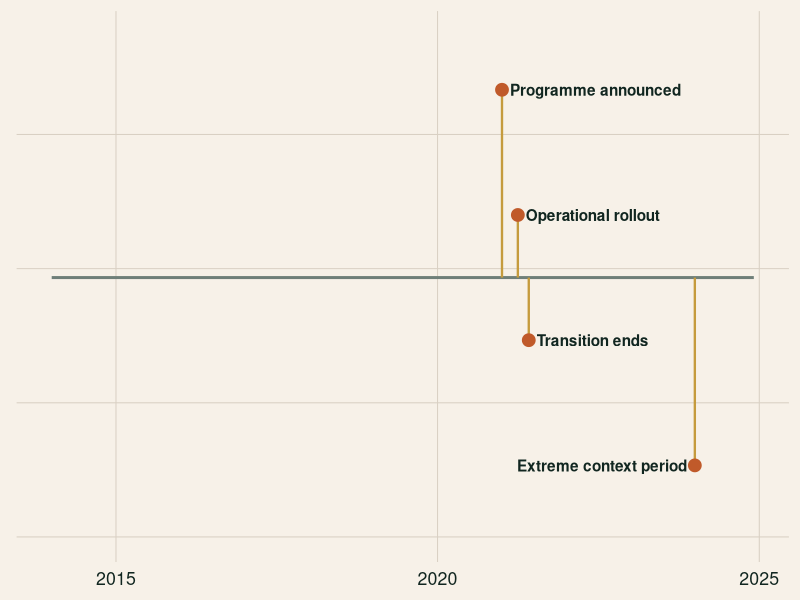
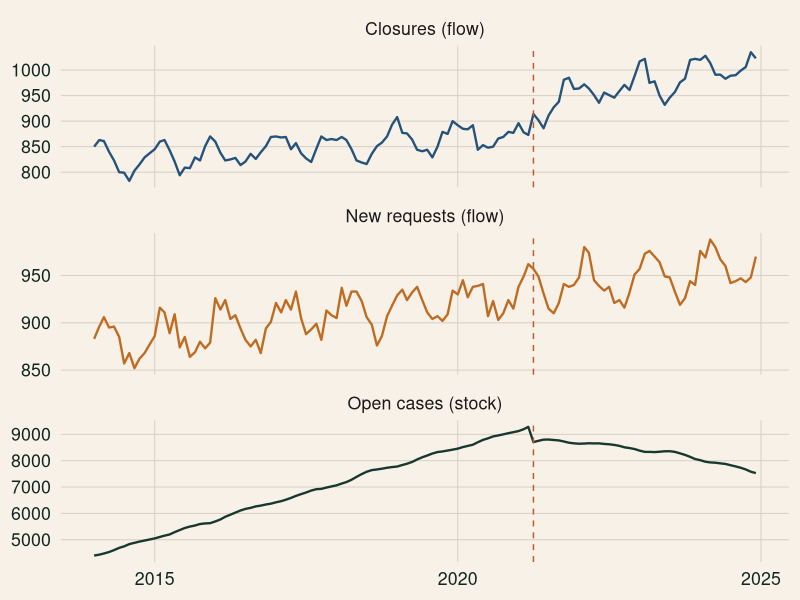
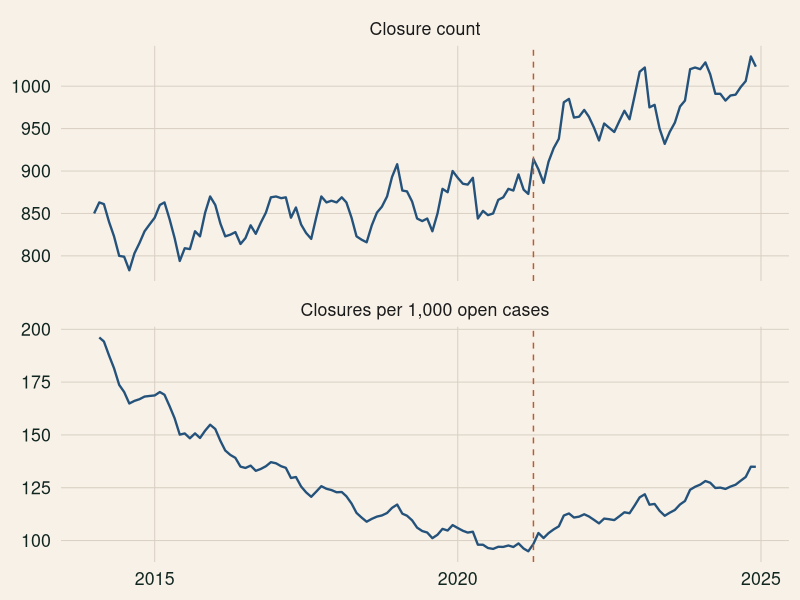
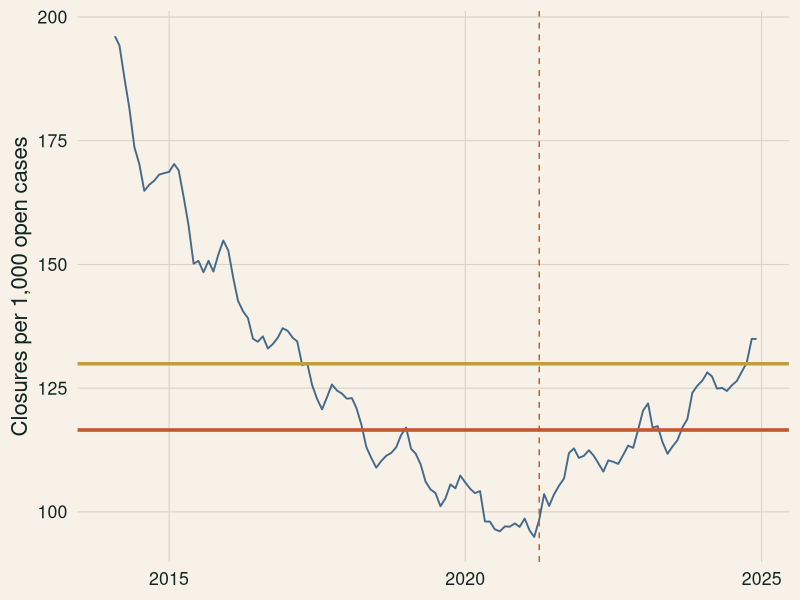
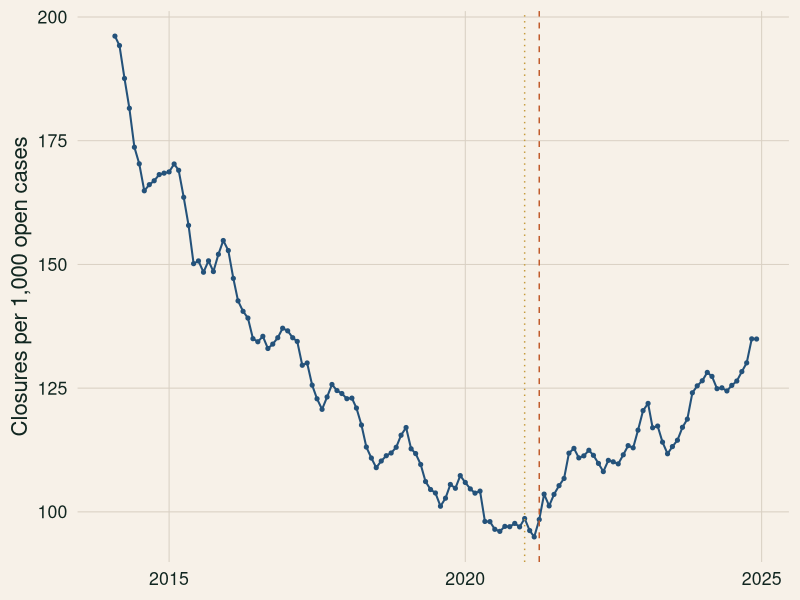
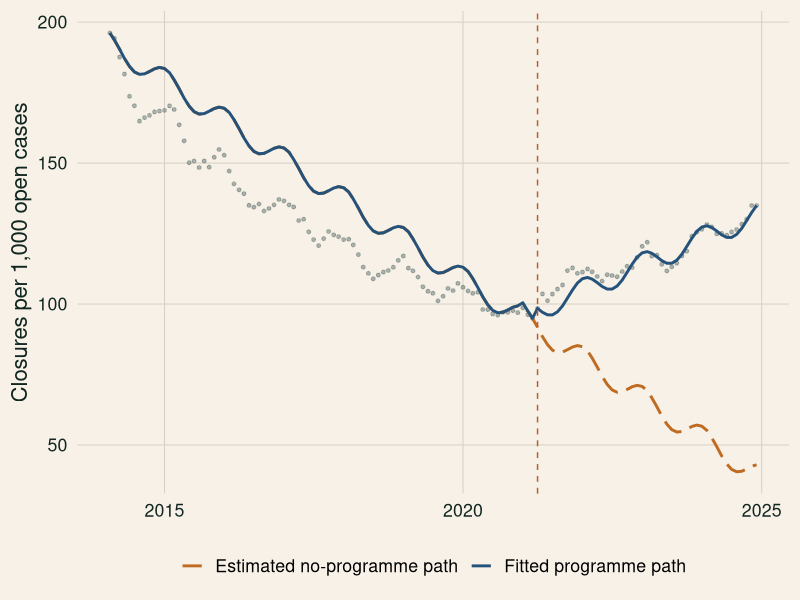
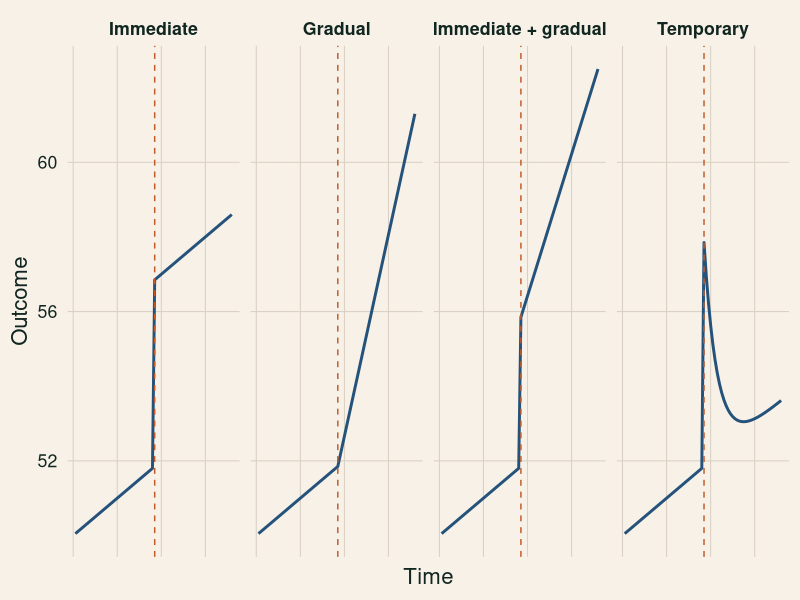
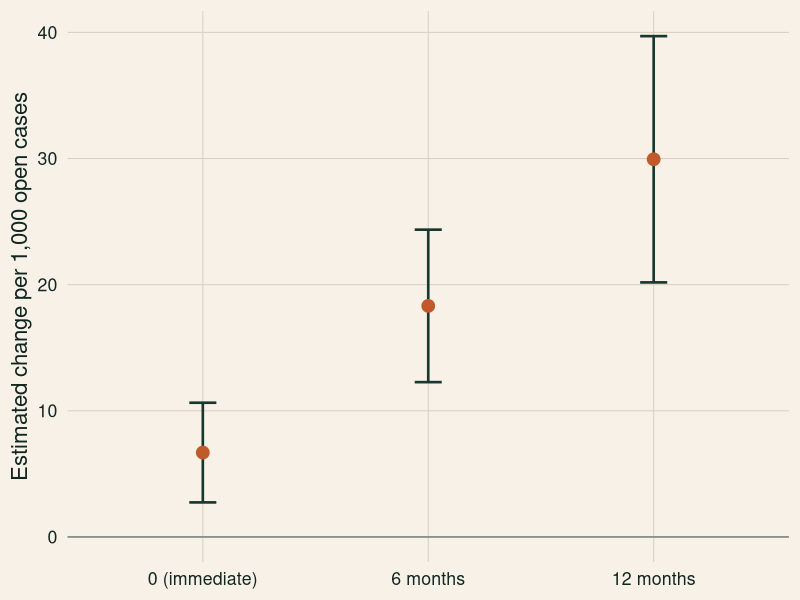

These charts were generated, in order, by the following R code:
#!/usr/bin/env Rscript

# Generate deterministic teaching charts for the interrupted time-series deck.
# The case is wholly synthetic and represents a public housing-repairs service.

suppressPackageStartupMessages({
  library(ggplot2)
  library(nlme)
})

script_arg <- grep("^--file=", commandArgs(), value = TRUE)
script_path <- if (length(script_arg) == 1L) {
  normalizePath(sub("^--file=", "", script_arg), mustWork = TRUE)
} else {
  normalizePath("docs/scripts/generate_its_slide_assets.R", mustWork = TRUE)
}

output_dir <- file.path(dirname(dirname(script_path)), "slides", "assets")
dir.create(output_dir, recursive = TRUE, showWarnings = FALSE)

ink <- "#112620"
deep <- "#17372f"
accent <- "#c05a2a"
gold <- "#c59b3d"
blue <- "#24527a"
orange <- "#bf6b21"
soft <- "#f7f1e8"
muted <- "#6f7f79"

deck_theme <- theme_minimal(base_size = 16) +
  theme(
    plot.background = element_rect(fill = soft, colour = NA),
    panel.background = element_rect(fill = soft, colour = NA),
    panel.grid.minor = element_blank(),
    panel.grid.major = element_line(colour = "#d9d0c3", linewidth = 0.35),
    plot.title = element_text(colour = ink, face = "bold"),
    plot.subtitle = element_text(colour = "#4b615b"),
    axis.text = element_text(colour = ink),
    axis.title = element_text(colour = ink),
    legend.background = element_rect(fill = soft, colour = NA),
    legend.key = element_rect(fill = soft, colour = NA),
    legend.position = "bottom"
  )

save_plot <- function(filename, plot, width = 11, height = 5.5) {
  ggsave(
    filename = file.path(output_dir, filename),
    plot = plot,
    width = width,
    height = height,
    dpi = 180,
    bg = soft
  )
}

simulate_repairs <- function(seed = 48127L) {
  set.seed(seed)
  n_months <- 132L
  announcement_time <- 85L
  implementation_time <- 88L
  time <- seq_len(n_months)
  date <- seq(as.Date("2014-01-01"), by = "month", length.out = n_months)
  announcement <- as.integer(time == announcement_time)
  implemented <- as.integer(time >= implementation_time)
  time_after <- pmax(0L, time - implementation_time)
  transition <- as.integer(time %in% implementation_time:(implementation_time + 2L))
  season_sin <- sin(2 * pi * time / 12)
  season_cos <- cos(2 * pi * time / 12)
  demand_pressure <- 100 + 0.10 * time + 5 * season_sin +
    as.numeric(arima.sim(list(ar = 0.45), n = n_months, sd = 1.3))
  weather_pressure <- 50 + 6 * season_cos +
    as.numeric(arima.sim(list(ar = 0.25), n = n_months, sd = 1.2))
  service_noise <- as.numeric(arima.sim(list(ar = 0.60), n = n_months, sd = 10))
  programme_effect <- 70 * implemented + 1.1 * time_after - 25 * transition

  completed <- pmax(1L, round(
    735 + 0.30 * time + 20 * season_cos + 0.9 * (demand_pressure - 100) +
      programme_effect + service_noise
  ))
  withdrawn <- pmax(1L, round(72 + 5 * season_sin + rnorm(n_months, 0, 3)))
  transferred <- pmax(1L, round(28 + rnorm(n_months, 0, 2)))
  closures <- completed + withdrawn + transferred
  new_requests <- pmax(1L, round(
    875 + 0.55 * time + 17 * season_sin + 1.2 * (demand_pressure - 100) +
      rnorm(n_months, 0, 8)
  ))
  scope_change <- ifelse(time == implementation_time, -620L, 0L)

  open_cases <- integer(n_months)
  open_cases[[1]] <- 4400L
  for (index in 2:n_months) {
    open_cases[[index]] <- open_cases[[index - 1L]] +
      new_requests[[index]] - closures[[index]] + scope_change[[index]]
  }

  eligible_properties <- round(24500 + 9 * time - 1100 * implemented)
  published_open_cases <- open_cases
  published_open_cases[[50]] <- round(open_cases[[50]] * 0.38)
  lag_open_cases <- c(NA, head(open_cases, -1L))
  closure_rate <- 1000 * closures / lag_open_cases

  data.frame(
    time,
    date,
    announcement,
    implemented,
    time_after,
    transition,
    season_sin,
    season_cos,
    demand_pressure,
    weather_pressure,
    completed,
    withdrawn,
    transferred,
    closures,
    new_requests,
    scope_change,
    open_cases,
    published_open_cases,
    eligible_properties,
    lag_open_cases,
    closure_rate
  )
}

repairs <- simulate_repairs()
announcement_date <- repairs$date[repairs$announcement == 1L]
implementation_date <- repairs$date[min(which(repairs$implemented == 1L))]

stopifnot(
  nrow(repairs) == 132L,
  identical(repairs$closures, repairs$completed + repairs$withdrawn + repairs$transferred),
  all(repairs$time_after[repairs$date == implementation_date] == 0L),
  all(repairs$open_cases[-1L] == repairs$open_cases[-nrow(repairs)] +
    repairs$new_requests[-1L] - repairs$closures[-1L] + repairs$scope_change[-1L])
)

timeline <- data.frame(
  date = c(announcement_date, implementation_date, implementation_date + 62, as.Date("2024-01-01")),
  event = c("Programme announced", "Operational rollout", "Transition ends", "Extreme context period"),
  y = c(1.00, 0.72, 0.44, 0.16),
  label_date = c(
    announcement_date + 45,
    implementation_date + 45,
    implementation_date + 62 + 45,
    as.Date("2024-01-01") - 45
  ),
  label_hjust = c(0, 0, 0, 1)
)

timeline_plot <- ggplot(timeline, aes(date, y)) +
  annotate(
    "segment",
    x = min(repairs$date), xend = max(repairs$date), y = 0.58, yend = 0.58,
    colour = muted,
    linewidth = 1
  ) +
  geom_segment(aes(xend = date, yend = 0.58), colour = gold, linewidth = 0.8) +
  geom_point(colour = accent, size = 4) +
  geom_text(
    aes(x = label_date, label = event, hjust = label_hjust),
    colour = ink,
    fontface = "bold"
  ) +
  coord_cartesian(ylim = c(0, 1.12), clip = "off") +
  labs(x = NULL, y = NULL) +
  deck_theme +
  theme(axis.text.y = element_blank(), axis.ticks.y = element_blank(), panel.grid = element_blank())
save_plot("its-timeline.png", timeline_plot, height = 4.4)

stock_flow_long <- rbind(
  data.frame(date = repairs$date, series = "Open cases (stock)", value = repairs$open_cases),
  data.frame(date = repairs$date, series = "New requests (flow)", value = repairs$new_requests),
  data.frame(date = repairs$date, series = "Closures (flow)", value = repairs$closures)
)
stock_flow_plot <- ggplot(stock_flow_long, aes(date, value, colour = series)) +
  geom_line(linewidth = 0.8) +
  geom_vline(xintercept = implementation_date, linetype = "dashed", colour = accent) +
  facet_wrap(~ series, ncol = 1, scales = "free_y") +
  scale_colour_manual(values = c(
    "Open cases (stock)" = deep,
    "New requests (flow)" = orange,
    "Closures (flow)" = blue
  )) +
  labs(x = NULL, y = NULL, colour = NULL) +
  deck_theme + theme(legend.position = "none")
save_plot("its-stock-flow.png", stock_flow_plot, height = 7.2)

count_rate_data <- data.frame(
  date = rep(repairs$date, 2),
  measure = rep(c("Closure count", "Closures per 1,000 open cases"), each = nrow(repairs)),
  value = c(repairs$closures, repairs$closure_rate)
)
count_rate_plot <- ggplot(count_rate_data, aes(date, value)) +
  geom_line(colour = blue, linewidth = 0.8, na.rm = TRUE) +
  geom_vline(xintercept = implementation_date, linetype = "dashed", colour = accent) +
  facet_wrap(~ measure, ncol = 1, scales = "free_y") +
  labs(x = NULL, y = NULL) + deck_theme
save_plot("its-count-rate.png", count_rate_plot, height = 6.6)

prepost <- aggregate(closure_rate ~ implemented, data = repairs, FUN = mean, na.rm = TRUE)
prepost_plot <- ggplot(repairs, aes(date, closure_rate)) +
  geom_line(colour = blue, linewidth = 0.65, alpha = 0.85, na.rm = TRUE) +
  geom_hline(yintercept = prepost$closure_rate[prepost$implemented == 0], colour = gold, linewidth = 1.2) +
  geom_hline(yintercept = prepost$closure_rate[prepost$implemented == 1], colour = accent, linewidth = 1.2) +
  geom_vline(xintercept = implementation_date, linetype = "dashed", colour = accent) +
  labs(x = NULL, y = "Closures per 1,000 open cases") + deck_theme
save_plot("its-prepost.png", prepost_plot)

raw_plot <- ggplot(repairs, aes(date, closure_rate)) +
  geom_line(colour = blue, linewidth = 0.7, na.rm = TRUE) +
  geom_point(colour = blue, size = 1.1, na.rm = TRUE) +
  geom_vline(xintercept = announcement_date, linetype = "dotted", colour = gold) +
  geom_vline(xintercept = implementation_date, linetype = "dashed", colour = accent) +
  labs(x = NULL, y = "Closures per 1,000 open cases") + deck_theme
save_plot("its-raw-series.png", raw_plot)

analysis <- subset(repairs, is.finite(closure_rate))
its_formula <- closure_rate ~ time + announcement + implemented + time_after + season_sin + season_cos
ols_fit <- lm(its_formula, data = analysis)
gls_fit <- gls(its_formula, data = analysis, correlation = corAR1(form = ~ time), method = "REML")
counterfactual <- transform(analysis, announcement = 0L, implemented = 0L, time_after = 0L)
analysis$fitted_programme <- as.numeric(predict(gls_fit, newdata = analysis))
analysis$no_programme <- as.numeric(predict(gls_fit, newdata = counterfactual))
trajectory <- rbind(
  data.frame(date = analysis$date, series = "Fitted programme path", value = analysis$fitted_programme),
  data.frame(date = analysis$date, series = "Estimated no-programme path", value = analysis$no_programme)
)
counterfactual_plot <- ggplot(analysis, aes(date, closure_rate)) +
  geom_point(colour = muted, size = 1, alpha = 0.55) +
  geom_line(data = trajectory, aes(y = value, colour = series, linetype = series), linewidth = 1) +
  geom_vline(xintercept = implementation_date, linetype = "dashed", colour = accent) +
  scale_colour_manual(values = c("Fitted programme path" = blue, "Estimated no-programme path" = orange)) +
  scale_linetype_manual(values = c("Fitted programme path" = "solid", "Estimated no-programme path" = "longdash")) +
  labs(x = NULL, y = "Closures per 1,000 open cases", colour = NULL, linetype = NULL) + deck_theme
save_plot("its-counterfactual.png", counterfactual_plot)

shape_time <- 1:72
shape_interruption <- 37L
shape_indicator <- as.integer(shape_time >= shape_interruption)
shape_after <- pmax(0, shape_time - shape_interruption)
shape_baseline <- 50 + 0.05 * shape_time
shape_data <- rbind(
  data.frame(time = shape_time, shape = "Immediate", outcome = shape_baseline + 5 * shape_indicator),
  data.frame(time = shape_time, shape = "Gradual", outcome = shape_baseline + 0.22 * shape_after),
  data.frame(time = shape_time, shape = "Immediate + gradual", outcome = shape_baseline + 4 * shape_indicator + 0.14 * shape_after),
  data.frame(time = shape_time, shape = "Temporary", outcome = shape_baseline + 6 * exp(-shape_after / 6) * shape_indicator)
)
shape_data$shape <- factor(shape_data$shape, levels = c("Immediate", "Gradual", "Immediate + gradual", "Temporary"))
effect_shapes_plot <- ggplot(shape_data, aes(time, outcome)) +
  geom_line(colour = blue, linewidth = 1) +
  geom_vline(xintercept = shape_interruption, linetype = "dashed", colour = accent) +
  facet_wrap(~ shape, nrow = 1) +
  labs(x = "Time", y = "Outcome") + deck_theme +
  theme(strip.text = element_text(face = "bold", colour = ink), axis.text.x = element_blank(), axis.ticks.x = element_blank())
save_plot("its-effect-shapes.png", effect_shapes_plot, width = 12, height = 4.4)

effect_at_horizon <- function(h) {
  beta_hat <- coef(gls_fit)
  beta_vcov <- vcov(gls_fit)
  weights <- c(implemented = 1, time_after = h)
  relevant <- beta_vcov[names(weights), names(weights), drop = FALSE]
  estimate <- sum(weights * beta_hat[names(weights)])
  standard_error <- sqrt(as.numeric(t(weights) %*% relevant %*% weights))
  data.frame(
    horizon = factor(paste0(h, ifelse(h == 0, " (immediate)", " months")), levels = c("0 (immediate)", "6 months", "12 months")),
    estimate,
    lower = estimate - qnorm(0.975) * standard_error,
    upper = estimate + qnorm(0.975) * standard_error
  )
}
horizon_data <- do.call(rbind, lapply(c(0, 6, 12), effect_at_horizon))
horizon_plot <- ggplot(horizon_data, aes(horizon, estimate)) +
  geom_hline(yintercept = 0, colour = muted, linewidth = 0.5) +
  geom_errorbar(aes(ymin = lower, ymax = upper), width = 0.12, colour = deep, linewidth = 0.9) +
  geom_point(colour = accent, size = 4) +
  labs(x = NULL, y = "Estimated change per 1,000 open cases") + deck_theme
save_plot("its-horizon-effects.png", horizon_plot, width = 8.5, height = 5.2)

seasonality_plot <- ggplot(repairs, aes(date)) +
  geom_line(aes(y = closure_rate), colour = muted, linewidth = 0.55, na.rm = TRUE) +
  geom_line(aes(y = 210 + 12 * season_cos), colour = accent, linewidth = 1.05) +
  geom_vline(xintercept = implementation_date, linetype = "dashed", colour = deep) +
  labs(x = NULL, y = "Closures per 1,000 open cases") + deck_theme
save_plot("its-seasonality.png", seasonality_plot)

png(file.path(output_dir, "its-residual-acf.png"), width = 1800, height = 820, res = 180, bg = soft)
old_par <- par(mfrow = c(1, 2), mar = c(4.5, 4.5, 3.5, 1.5), bg = soft, fg = ink, col.axis = ink, col.lab = ink, col.main = ink)
acf(residuals(ols_fit), main = "OLS residuals", xlab = "Lag (months)", col = blue)
acf(residuals(gls_fit, type = "normalized"), main = "Normalized AR(1) GLS residuals", xlab = "Lag (months)", col = accent)
par(old_par)
dev.off()

set.seed(90210)
comparison_noise <- as.numeric(arima.sim(list(ar = 0.55), n = nrow(repairs), sd = 5))
shared_shock <- 18 * repairs$implemented
comparison_rate <- 185 + 0.10 * repairs$time + 9 * repairs$season_cos + comparison_noise + shared_shock
treated_rate <- repairs$closure_rate + shared_shock
controlled <- rbind(
  data.frame(date = repairs$date, series = "Programme area", value = treated_rate),
  data.frame(date = repairs$date, series = "Comparison area", value = comparison_rate)
)
controlled_plot <- ggplot(controlled, aes(date, value, colour = series)) +
  geom_line(linewidth = 0.8, na.rm = TRUE) +
  geom_vline(xintercept = implementation_date, linetype = "dashed", colour = accent) +
  scale_colour_manual(values = c("Programme area" = blue, "Comparison area" = orange)) +
  labs(x = NULL, y = "Closures per 1,000 open cases", colour = NULL) + deck_theme
save_plot("its-controlled-shock.png", controlled_plot)

validation_data <- data.frame(
  model = factor(rep(c("Seasonal naive", "Trend + season", "AR(2) + season", "Context + trend"), each = 3),
    levels = c("Seasonal naive", "Trend + season", "AR(2) + season", "Context + trend")),
  horizon = factor(rep(c("3 months", "6 months", "12 months"), 4), levels = c("3 months", "6 months", "12 months")),
  normalized_rmse = c(1, 1, 1, 0.86, 0.91, 1.06, 0.80, 0.84, 0.94, 0.83, 0.89, 1.02)
)
validation_plot <- ggplot(validation_data, aes(horizon, normalized_rmse, colour = model, group = model)) +
  geom_hline(yintercept = 1, linetype = "dotted", colour = muted) +
  geom_line(linewidth = 1) + geom_point(size = 3) +
  scale_colour_manual(values = c(muted, orange, blue, accent)) +
  labs(x = NULL, y = "RMSE relative to seasonal naive", colour = NULL) + deck_theme
save_plot("its-validation.png", validation_plot, width = 9.4, height = 5.3)

support <- data.frame(
  period = c("Pre-rollout training", "Primary impact window", "Unsupported extension"),
  minimum = c(91, 94, 82),
  maximum = c(116, 119, 143)
)
support$period <- factor(support$period, levels = rev(support$period))
support_plot <- ggplot(support, aes(y = period)) +
  geom_segment(aes(x = minimum, xend = maximum, yend = period), linewidth = 7, colour = blue, lineend = "round") +
  geom_vline(xintercept = c(91, 116), linetype = "dotted", colour = muted) +
  geom_point(aes(x = minimum), colour = deep, size = 3) +
  geom_point(aes(x = maximum), colour = accent, size = 3) +
  labs(x = "Contextual predictor range", y = NULL) + deck_theme
save_plot("its-support-audit.png", support_plot, width = 9.5, height = 4.7)

robustness <- data.frame(
  check = factor(c("Primary", "Announcement date", "Shorter baseline", "Omit anomaly", "Scope-adjusted stock", "Exclude transition"),
    levels = rev(c("Primary", "Announcement date", "Shorter baseline", "Omit anomaly", "Scope-adjusted stock", "Exclude transition"))),
  estimate = c(28, 10, 25, 29, 20, 26),
  lower = c(17, -4, 11, 18, 8, 12),
  upper = c(39, 24, 39, 40, 32, 40)
)
robustness_plot <- ggplot(robustness, aes(estimate, check)) +
  geom_vline(xintercept = 0, colour = muted) +
  geom_errorbar(aes(xmin = lower, xmax = upper), width = 0.15, colour = deep, linewidth = 0.8, orientation = "y") +
  geom_point(colour = accent, size = 3) +
  labs(x = "Illustrative 6-month effect", y = NULL) + deck_theme
save_plot("its-robustness.png", robustness_plot, width = 9.5, height = 5.6)

message("Wrote interrupted time-series slide assets to ", output_dir)
